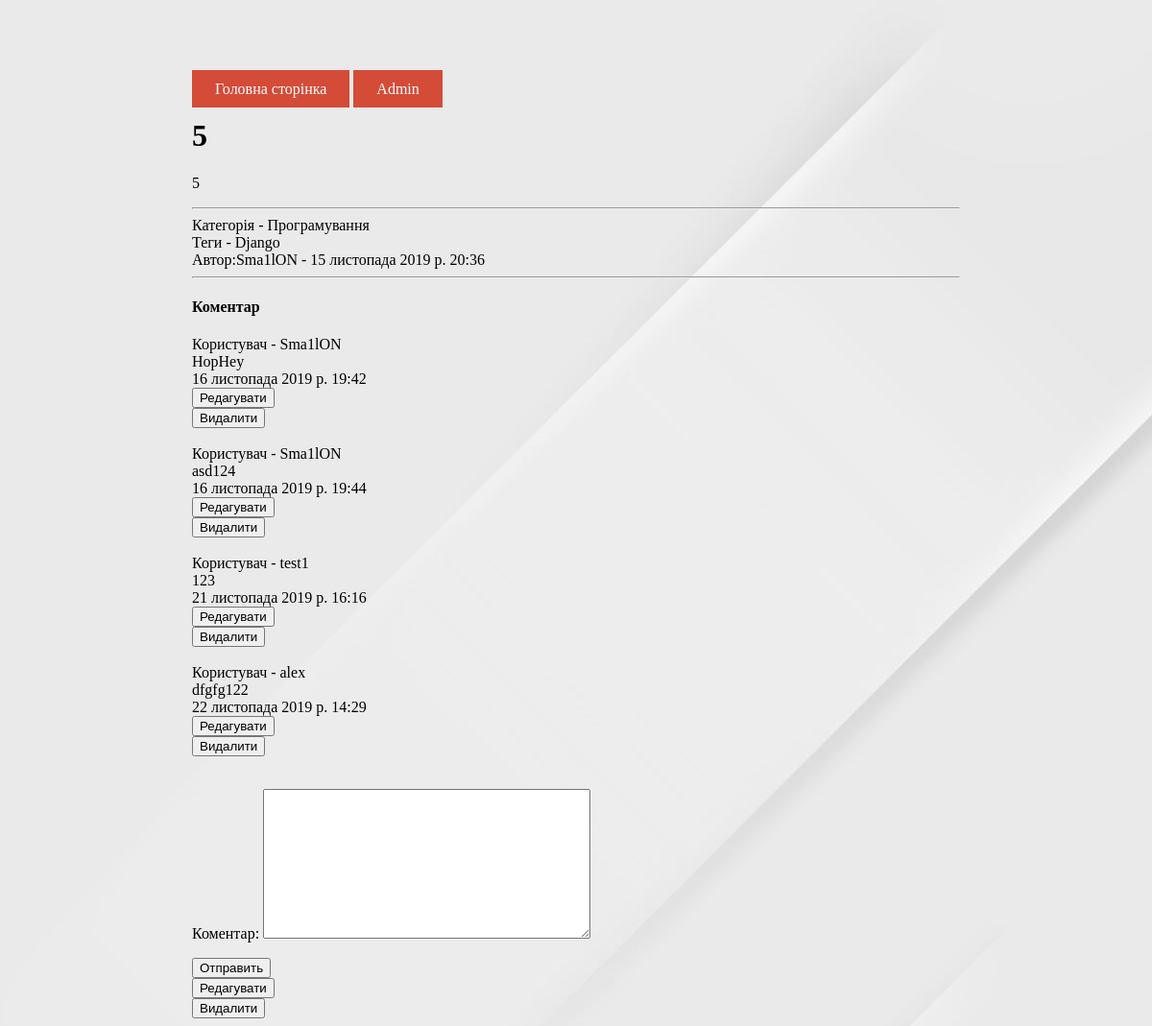
Before: /single/12 (signed in) with the older database file.
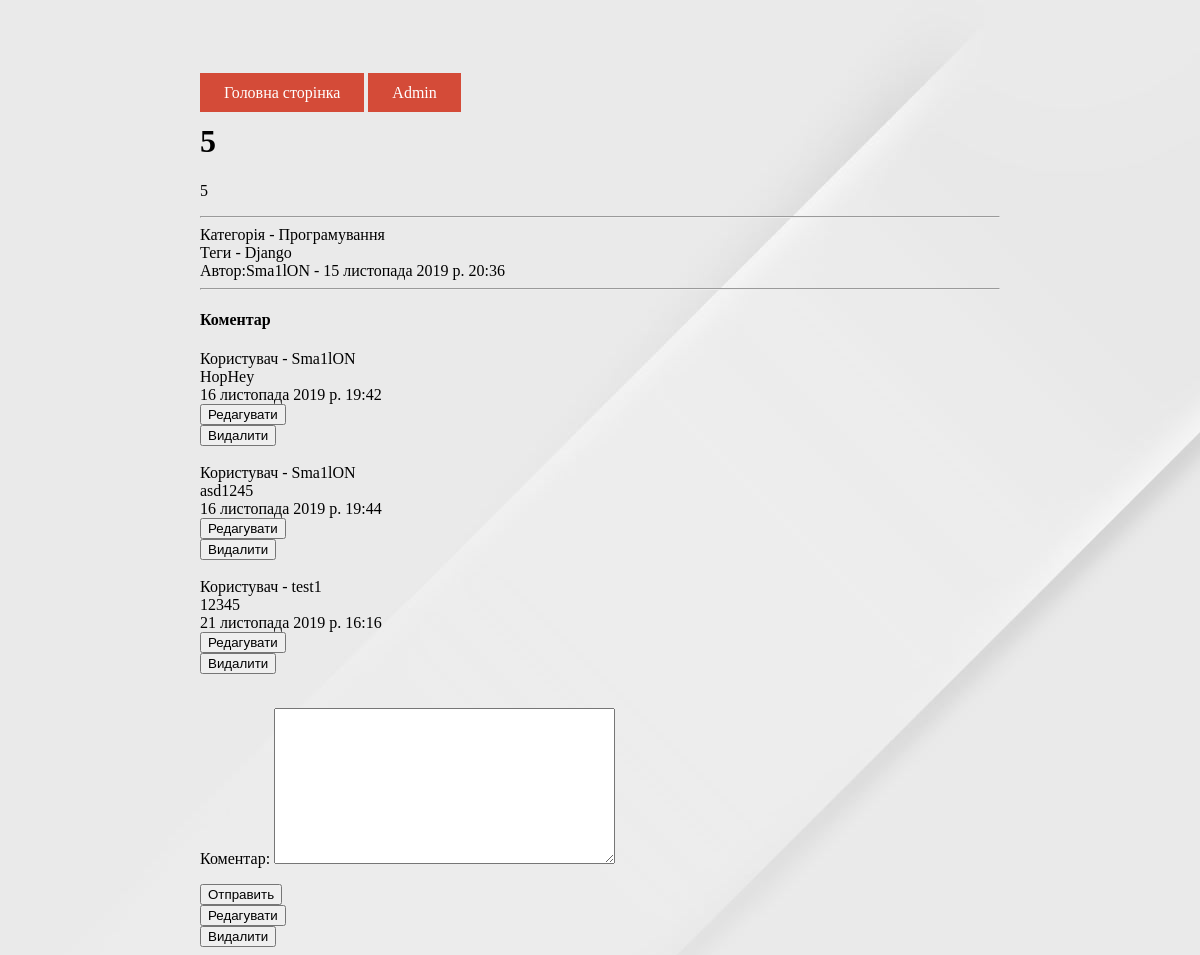
After: the same page with the newer database file.
### blog/models.py (models this page shows, shortened)
class Tag(models.Model):
    title = models.CharField("Тег", max_length=50)
    class Meta:
        verbose_name = "Тег"
        verbose_name_plural = "Теги"

class Comments(models.Model):
    user = models.ForeignKey(
        User,
        verbose_name="Користувач",
        on_delete=models.CASCADE)
    new = models.ForeignKey(
        Blog,
        verbose_name="Новина",
        on_delete=models.CASCADE)
    text = models.TextField("Коментар")
    created = models.DateTimeField("Дата добавлення", auto_now_add=True, null=True)
    moderation = models.BooleanField("Модерація", default=False)
    class Meta:
        verbose_name = "Коментар"
        verbose_name_plural = "Коментарі"

### blog/views.py (the view)
# urls.py: path('single/<int:pk>', views.blog_detail, name="blog_detail"),
def blog_detail(request, pk):
    new = get_object_or_404(Blog, id=pk)
    comment = Comments.objects.filter(new=pk)
    if request.method == "POST":
        form = CommentForms(request.POST)
        if form.is_valid():
            form = form.save(commit=False)
            form.user = request.user
            form.new = new
            form.save()
            return redirect(blog_detail, pk)
    else:
        form = CommentForms()
    return render(request, "blog/blog_detail.html",
                  {"new": new,
                   "comments": comment,
                   "form": form})

### blog/forms.py
class CommentForms(ModelForm):
    class Meta:
        model = Comments
        fields = ('text',)

### blog/models.py (called while the page is built)
    def __str__(self):
        return self.title

### templates/blog/blog_detail.html (shortened to what this page needs)
{% extends 'blog/base.html' %}
  {% load staticfiles %}
{% block content %}
    <h1>{{ new.title }}</h1>
    <p class="goo">{{ new.text }}</p><hr>
    Категорія - {{ new.category}}<br>
    Теги - {% for tag in new.tags.all %}
                 {{tag.title}}
            {% endfor %} <br>
    Автор:{{ new.user}} - {{ new.created}}<hr>
    <h4 class="goo">Коментар</h4>
    {% for comment in comments %}
        Користувач - {{comment.user}}<br>
        {{comment.text}}<br>
        {{comment.created}}<br>
        {% if user.is_authenticated and user == comment.user or user.is_superuser%}
        <form action="{% url 'edit_com' id=new.id cid=comment.id %}">
        <button type="submit">Редагувати</button></form>
        <form action="{% url 'del_com' id=new.id cid=comment.id %}">
         <button type="submit" class="knopka">Видалити</button>
        </form>
        {% endif %}<br>
    {% endfor %}
    {% if user.is_authenticated %}
    <form action="" method="post" >
            {{ form.as_p }}
            <button type="submit">Отправить</button>
    </form>
    {% if user == new.user or user.is_superuser%}
    <form action="{% url 'edit_post' id=new.id %}">
        <button type="submit">Редагувати</button>
    </form>
    <form action="{% url 'del_post' id=new.id %}">
         <button type="submit" class="knopka">Видалити</button>
    </form>
    {% endif %}
    {% endif %}
{% endblock content %}

Changed rows visible on the page:
removed Comments: user "alex", text "dfgfg122", created "22 листопада 2019 р. 14:29", shows "Редагувати"
changed Comments: text "asd124" → "asd1245"
changed Comments "21 листопада 2019 р. 16:16": text "123" → "12345"
